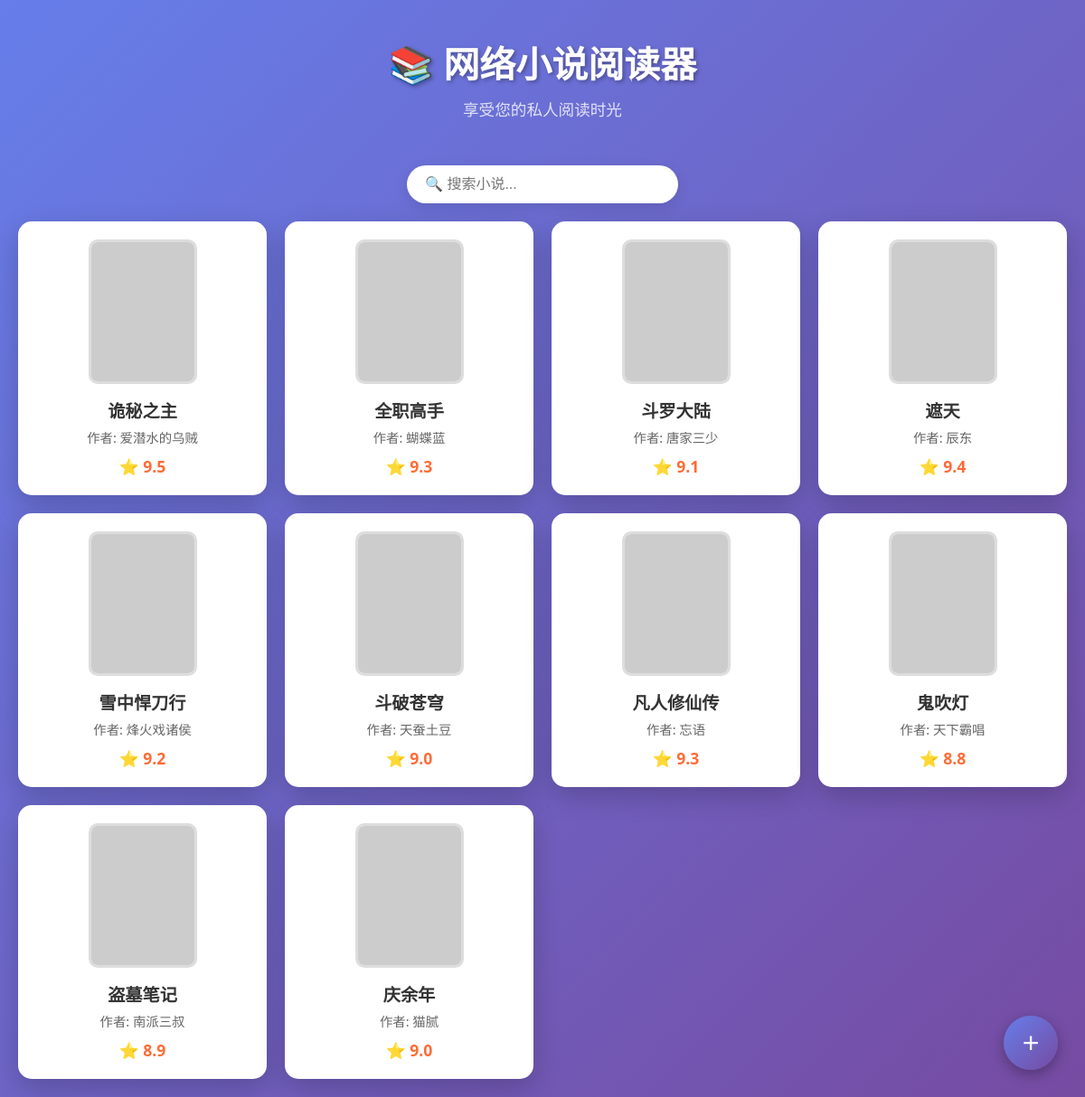
The page / on the database its author committed.
### tables this page shows
CREATE TABLE novels (
            id INTEGER PRIMARY KEY AUTOINCREMENT,
            title TEXT NOT NULL,
            author TEXT,
            cover_url TEXT,
            description TEXT,
            rating REAL,
            source_url TEXT,
            created_at TIMESTAMP DEFAULT CURRENT_TIMESTAMP
        );

### novel_reader.py (the view)
@app.route('/')
def index():
    novels = novel_manager.get_all_novels()
    return render_template('index.html', novels=novels)

### novel_reader.py (called while the page is built)
    def get_all_novels(self):
        conn = sqlite3.connect('novels.db')
        cursor = conn.cursor()
        cursor.execute('SELECT id, title, author, cover_url, rating FROM novels ORDER BY created_at DESC')
        novels = cursor.fetchall()
        novel_list = []
        for novel in novels:
            novel_list.append({
                'id': novel[0],
                'title': novel[1],
                'author': novel[2],
                'cover_url': novel[3],
                'rating': novel[4]
            })
        conn.close()
        return novel_list

### templates/index.html (shortened to what this page needs)
<!DOCTYPE html>
<html lang="zh-CN">
<head>
</head>
<body>
    <div class="container">
        <header>
            <h1>📚 网络小说阅读器</h1>
            <p class="subtitle">享受您的私人阅读时光</p>
        </header>
        <div class="search-box">
            <input type="text" class="search-input" id="searchInput" placeholder="🔍 搜索小说...">
        </div>
        <div class="novel-grid" id="novelGrid">
            {% for novel in novels %}
            <div class="novel-card" onclick="window.location.href='/novel/{{ novel.id }}'">
                {% if novel.cover_url %}
                <img src="{{ novel.cover_url }}" alt="{{ novel.title }}" class="cover-img" onerror="this.style.display='none'">
                {% endif %}
                <div class="novel-title">{{ novel.title }}</div>
                <div class="novel-author">作者: {{ novel.author }}</div>
                <div class="novel-rating">⭐ {{ "%.1f"|format(novel.rating or 0) }}</div>
            </div>
            {% endfor %}
        </div>
    </div>
    <button class="add-novel-btn" onclick="location.href='/add'">+</button>
</body>
</html>

### templates/index.html (style rules this page uses)
* { margin: 0; padding: 0; box-sizing: border-box; }
body { font-family: 'Segoe UI', Tahoma, Geneva, Verdana, sans-serif; background: linear-gradient(135deg, #667eea, #764ba2); color: #333; min-height: 100vh; padding: 20px; }
.container { max-width: 1200px; margin: 0 auto; }
header { text-align: center; margin-bottom: 30px; padding: 20px; }
h1 { color: white; font-size: 2.5em; margin-bottom: 10px; text-shadow: 2px 2px 4px rgba(0,0,0,0.3); }
.subtitle { color: rgba(255,255,255,0.8); font-size: 1.1em; }
.novel-grid { display: grid; grid-template-columns: repeat(auto-fill, minmax(250px, 1fr)); gap: 20px; margin-top: 20px; }
.novel-card { background: white; border-radius: 15px; padding: 20px; box-shadow: 0 10px 30px rgba(0,0,0,0.2); transition: transform 0.3s ease, box-shadow 0.3s ease; text-align: center; }
.cover-img { width: 120px; height: 160px; object-fit: cover; border-radius: 10px; margin: 0 auto 15px; display: block; border: 3px solid #ddd; }
.novel-title { font-size: 1.2em; font-weight: bold; color: #333; margin-bottom: 5px; white-space: nowrap; overflow: hidden; text-overflow: ellipsis; }
.novel-author { color: #666; font-size: 0.9em; margin-bottom: 10px; }
.novel-rating { color: #ff6b35; font-weight: bold; font-size: 1.1em; }
.add-novel-btn { position: fixed; bottom: 30px; right: 30px; width: 60px; height: 60px; border-radius: 50%; background: linear-gradient(135deg, #667eea, #764ba2); color: white; border: none; font-size: 2em; cursor: pointer; box-shadow: 0 5px 15px rgba(0,0,0,0.3); display: flex; align-items: center; justify-content: center; }
.search-box { margin: 20px 0; text-align: center; }
.search-input { padding: 12px 20px; border: none; border-radius: 25px; width: 300px; font-size: 16px; box-shadow: 0 5px 15px rgba(0,0,0,0.1); }

### rows shown on the page
novels: title "诡秘之主", author "爱潜水的乌贼", rating "9.5"
novels: title "全职高手", author "蝴蝶蓝", rating "9.3"
novels: title "斗罗大陆", author "唐家三少", rating "9.1"
novels: title "遮天", author "辰东", rating "9.4"
novels: title "雪中悍刀行", author "烽火戏诸侯", rating "9.2"
novels: title "斗破苍穹", author "天蚕土豆", rating "9.0"
novels: title "凡人修仙传", author "忘语", rating "9.3"
novels: title "鬼吹灯", author "天下霸唱", rating "8.8"
novels: title "盗墓笔记", author "南派三叔", rating "8.9"
novels: title "庆余年", author "猫腻", rating "9.0"
